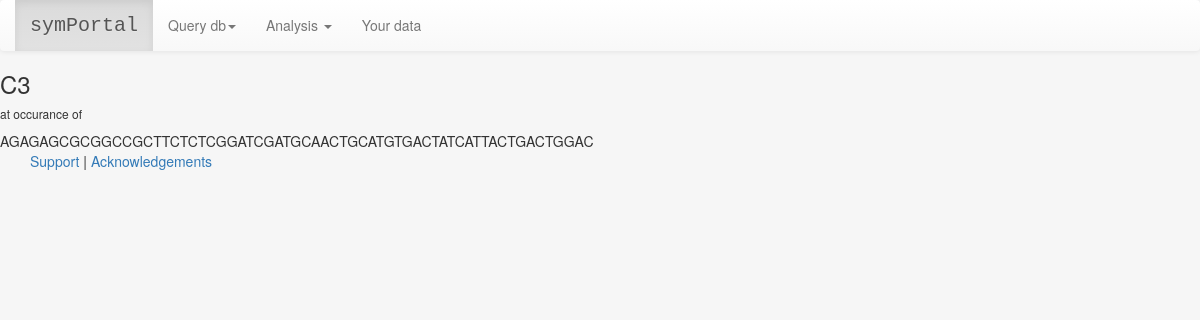
Page /symPortal/1 on the committed database.
### dbApp/models.py (models this page shows, shortened)
class its2Seq(models.Model):
    name = models.CharField(max_length=20)
    sequence = models.TextField()
    length = models.IntegerField()
    clade = models.CharField(max_length=10)
    occurrence = models.IntegerField()

### dbApp/templates/dbApp/its2SeqDetail.html
{% extends "dbApp/header.html" %}
{% block content %}
    <h3>{{its2seq.name}}</h3>
    <h6>at occurance of {{its2seq.occurance}}</h6>
    {{its2seq.sequence}}
{% endblock %}

### dbApp/templates/dbApp/includes/links.html (style rules this page uses)
html, body { height:100% }

### rows in the picture
its2Seq: name "C3", sequence "AGAGAGCGCGGCCGCTTCTCTCGGATCGATGCAACTGCATGTGACTATCATTACTGACTGGAC"
